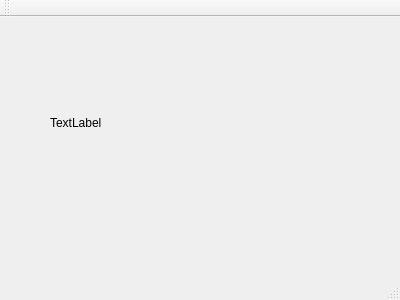
<?xml version="1.0" encoding="UTF-8"?>
<ui version="4.0">
 <class>MainWindow</class>
 <widget class="QMainWindow" name="MainWindow">
  <property name="geometry">
   <rect>
    <x>0</x>
    <y>0</y>
    <width>400</width>
    <height>300</height>
   </rect>
  </property>
  <property name="windowTitle">
   <string>MainWindow</string>
  </property>
  <widget class="QWidget" name="centralWidget">
   <widget class="PaintWidget" name="label">
    <property name="geometry">
     <rect>
      <x>50</x>
      <y>50</y>
      <width>131</width>
      <height>111</height>
     </rect>
    </property>
    <property name="text">
     <string>TextLabel</string>
    </property>
   </widget>
  </widget>
  <widget class="QMenuBar" name="menuBar">
   <property name="geometry">
    <rect>
     <x>0</x>
     <y>0</y>
     <width>400</width>
     <height>25</height>
    </rect>
   </property>
  </widget>
  <widget class="QToolBar" name="mainToolBar">
   <attribute name="toolBarArea">
    <enum>TopToolBarArea</enum>
   </attribute>
   <attribute name="toolBarBreak">
    <bool>false</bool>
   </attribute>
  </widget>
  <widget class="QStatusBar" name="statusBar"/>
 </widget>
 <layoutdefault spacing="6" margin="11"/>
 <customwidgets>
  <customwidget>
   <class>PaintWidget</class>
   <extends>QLabel</extends>
   <header>paintwidget.h</header>
  </customwidget>
 </customwidgets>
 <resources/>
 <connections/>
</ui>
